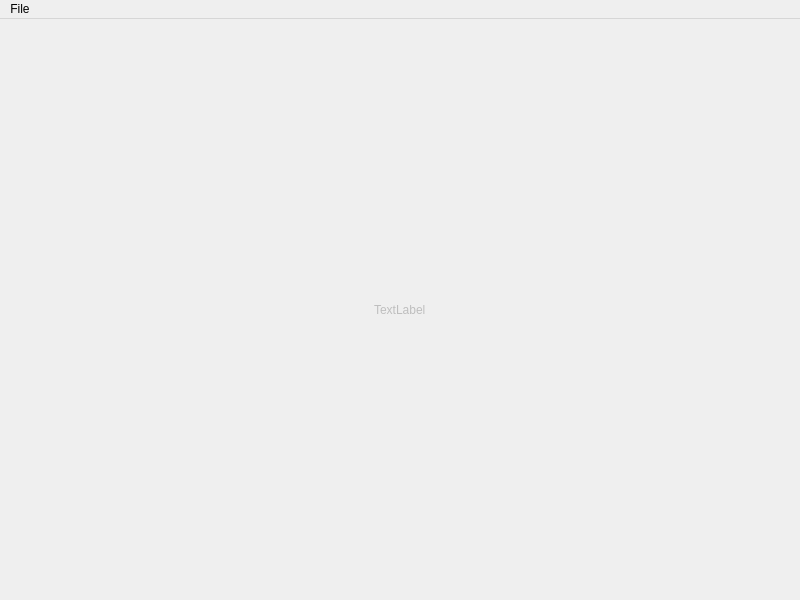
<?xml version="1.0" encoding="UTF-8"?>
<ui version="4.0">
 <class>SplashScreen</class>
 <widget class="QMainWindow" name="SplashScreen">
  <property name="geometry">
   <rect>
    <x>0</x>
    <y>0</y>
    <width>800</width>
    <height>600</height>
   </rect>
  </property>
  <property name="windowTitle">
   <string>MainWindow</string>
  </property>
  <widget class="QWidget" name="centralwidget">
   <property name="enabled">
    <bool>false</bool>
   </property>
   <property name="sizePolicy">
    <sizepolicy hsizetype="Preferred" vsizetype="Preferred">
     <horstretch>1</horstretch>
     <verstretch>1</verstretch>
    </sizepolicy>
   </property>
   <property name="sizeIncrement">
    <size>
     <width>1</width>
     <height>1</height>
    </size>
   </property>
   <property name="autoFillBackground">
    <bool>false</bool>
   </property>
   <layout class="QHBoxLayout" name="horizontalLayout" stretch="0,0,0">
    <item>
     <spacer name="horizontalSpacer">
      <property name="orientation">
       <enum>Qt::Horizontal</enum>
      </property>
      <property name="sizeHint" stdset="0">
       <size>
        <width>40</width>
        <height>20</height>
       </size>
      </property>
     </spacer>
    </item>
    <item>
     <widget class="QLabel" name="imageLabel">
      <property name="enabled">
       <bool>false</bool>
      </property>
      <property name="text">
       <string>TextLabel</string>
      </property>
     </widget>
    </item>
    <item>
     <spacer name="horizontalSpacer_2">
      <property name="orientation">
       <enum>Qt::Horizontal</enum>
      </property>
      <property name="sizeHint" stdset="0">
       <size>
        <width>40</width>
        <height>20</height>
       </size>
      </property>
     </spacer>
    </item>
   </layout>
  </widget>
  <widget class="QMenuBar" name="menubar">
   <property name="geometry">
    <rect>
     <x>0</x>
     <y>0</y>
     <width>800</width>
     <height>24</height>
    </rect>
   </property>
   <widget class="QMenu" name="menuFile">
    <property name="title">
     <string>File</string>
    </property>
    <addaction name="actionOpen"/>
   </widget>
   <addaction name="menuFile"/>
  </widget>
  <action name="actionOpen">
   <property name="text">
    <string>Open</string>
   </property>
   <property name="shortcut">
    <string>Ctrl+O</string>
   </property>
  </action>
 </widget>
 <resources/>
 <connections/>
</ui>
